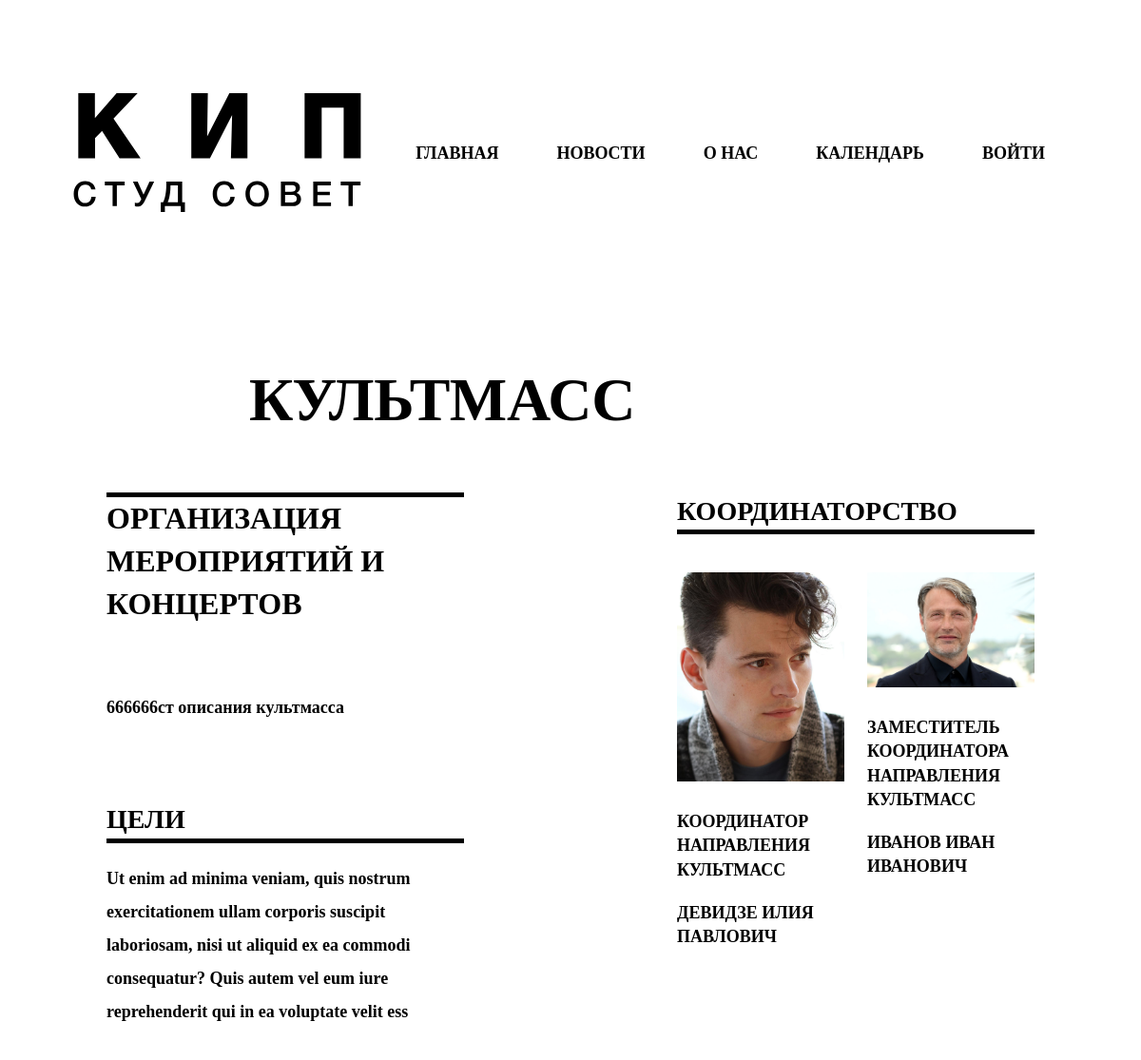
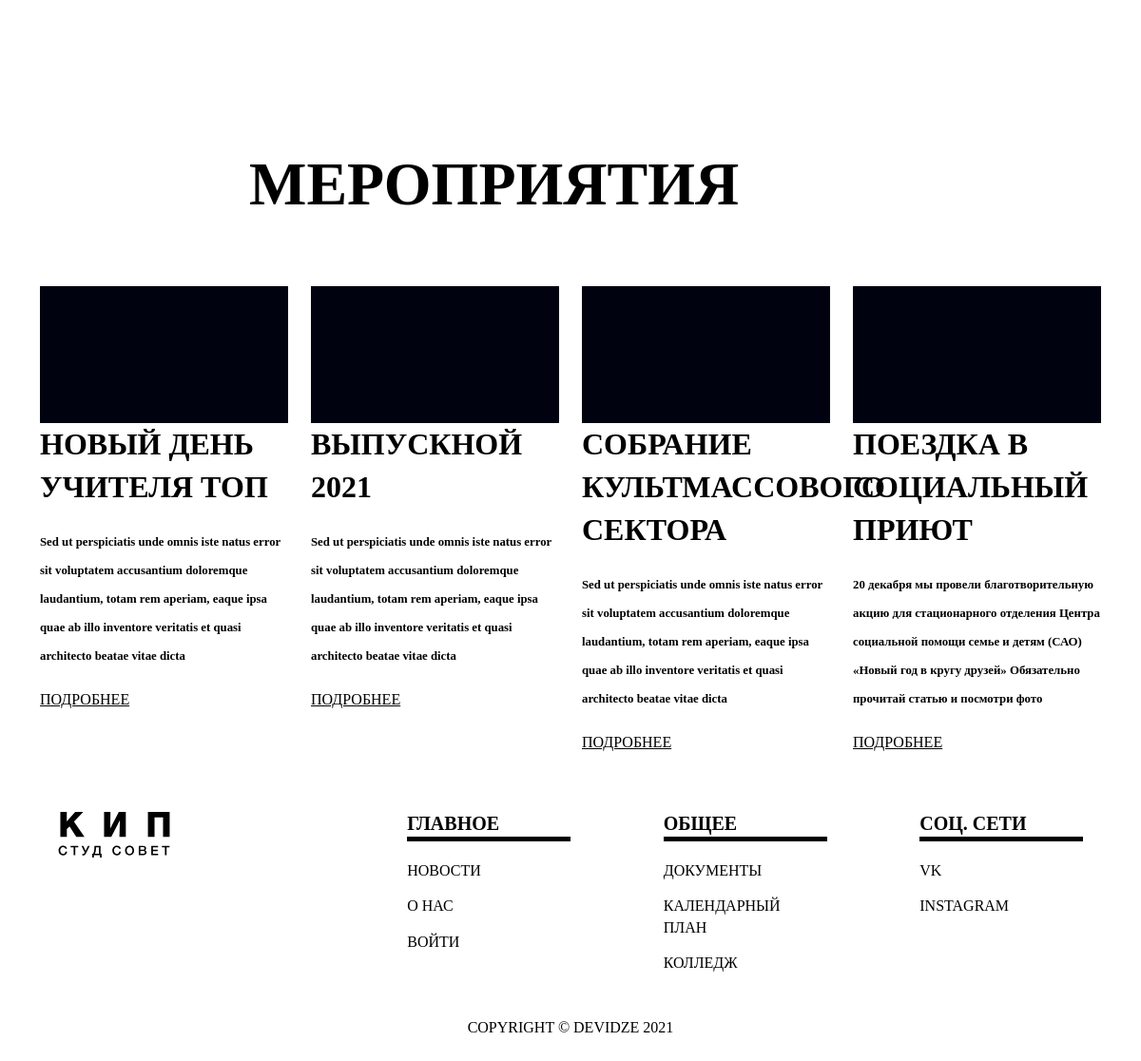
/direction/8/, run on the app's committed database (2 pictures, top to bottom).
### accounts/models.py (models this page shows, shortened)
class About(models.Model):
    tags        = models.ForeignKey(Tag, null = True, blank = True, on_delete = models.SET_NULL)
    goals       = models.CharField(max_length=200, blank=True, null=True)
    main_text   = models.CharField(max_length=200, blank=True, null=True)
    common_text = models.CharField(max_length=200, blank=True, null=True)
    result      = models.CharField(max_length=200, blank=True, null=True)

class Tag(models.Model):
    name        = models.CharField(max_length=200, null=True)
    def __str__(self):
        return self.name

class ListDirection(models.Model):
    STATUS = (
            ('Участник', 'Участник'),
            ('Правление', 'Правление')
    )
    tags        = models.ForeignKey(Tag, null=True, on_delete=models.SET_NULL)
    user        = models.ForeignKey(Student, null=True, on_delete=models.SET_NULL)
    status      = models.CharField(max_length=200, blank=True, null=True, choices=STATUS)
    role        = models.CharField(max_length=200, blank=True, null=True)
    date_created= models.DateTimeField(auto_now_add=True, null=True)

class Student(models.Model):
    user        = models.OneToOneField(User, null=True, on_delete=models.CASCADE)
    group       = models.ForeignKey(Company, null=True, on_delete=models.SET_NULL)
    fio         = models.CharField(max_length=200, null=True)
    email       = models.CharField(max_length=200, null=True)
    phone       = models.CharField(max_length=200, null=True)
    birthday    = models.DateField(null=True)
    profile_pic = models.ImageField(default='avatar.png', null=True, blank=True)
    vk_url      = models.CharField(max_length=200, blank=True, null=True)
    instagram_url   = models.CharField(max_length=200, blank=True, null=True)
    date_created= models.DateTimeField(auto_now_add=True, null=True)
    def __str__(self):
        return self.fio

class New(models.Model):
    tags        = models.ForeignKey(Tag, null = True, blank = True, on_delete = models.SET_NULL)
    event       = models.ForeignKey(Event, blank=True, null=True, on_delete=models.SET_NULL)
    name        = models.CharField(max_length=200,  blank=True, null=True)
    main_text   = models.CharField(max_length=300, blank=True, null=True)
    text        = RichTextField(max_length=1000, blank=True, null=True)
    link        = models.CharField(max_length=200, blank=True, null=True)
    photo       = models.ImageField(default='rec.png', null=True, blank=True)
    date_created     = models.DateTimeField(auto_now_add=True, null=True)

### accounts/views.py (the view)
# urls.py: path('direction/<str:tags>/', views.direction, name="direction"),
def direction(request, tags):
    news = New.objects.filter(tags=tags)
    users = ListDirection.objects.filter(tags=tags)
    text_about = About.objects.filter(tags=tags).last()
    context = {
    'news':news, 'users':users, 'text_about':text_about
    }
    return render(request, 'accounts/pages/direction.html', context)

### accounts/templates/accounts/pages/direction.html (shortened to what this page needs)
{% extends 'accounts/main.html' %}
{% load static %}
{% block content %}
<section class="promo row" id="id_info">
    <div class="col-12 col-sm-7 promo-header">
        {{text_about.tags}}
    </div>
</section>
<section class="info row">
    <div class="col-1 col-xs-0 col-sm-1"></div>
    <div class="col-xs-6 col-sm-10 col-md-5 col-lg-4 info-boxes">
        <div class="row">
            <div class="info-box">
                <div class="info-author-header">{{text_about.goals}}</div>
                <div class="info-text">{{text_about.main_text}}</div>
            </div>
            <div class="info-box">
                <div class="box-header">Цели </div>
                <div class="info-text">{{text_about.common_text}}</div>
            </div>
        </div>
    </div>
    <div class="col-xs-0 col-sm-2 col-md-1 col-lg-2"></div>
    <div class="col-xs-12 col-sm-8 col-md-4 col-lg-4 info-users">
        <div class="box-header">Координаторство</div>
        <div class="row">
            {% for user in users %}
            {% if user.status == "Правление" %}
            <div class="col-xs-12 col-sm-12 col-md-12 col-lg-6 info-user">
                <img class="img-fluid" src="{{user.user.profile_pic.url}}" alt="">
                <div class="info-role">{{user.role}}</div>
                <div class="info-fio">{{user.user}}</div>
            </div>
            {% endif %}
            {% endfor %}
        </div>
    </div>
    <div class="col-xs-1 col-sm-1 col-md-1"></div>
</section>
<section class="promo row" id="id_events">
    <div class="col-12 col-sm-7 promo-header">
        Мероприятия
    </div>
</section>
<div class="container">
    <section class="direction row">
        {% for post in news %}
        <div class="col-12 col-sm-12 col-md-6 col-lg-3 event">
            <img class="img-fluid" src="{% static 'images/rec.png' %}" alt="">
            <div class="event-header">{{post.name}}</div>
            <div class="event-text">{{post.main_text}}</div>
            <div class="event-more"><a class="nav-item-link" href="{% url 'news_about' post.id %}">Подробнее</a></div>
        </div>
        {% endfor %}
    </section>
</div>
{% endblock %}

### static/css/styles.css (style rules this page uses)
body { min-width: 400px; }
@media all { .box-header { margin-bottom: 40px; } }
@media all { .promo { margin-bottom: 50px; display: flex; justify-content: center; } }
@media all { .event-text { margin-top: 20px; } }
@media all { .event-more { margin-top: 20px; margin-bottom: 60px; } }
@media all { .info { margin-bottom: 100px; } }
@media all { .info-author-header { margin-bottom: 90px; } }
@media all { .info-box { margin-bottom: 50px; } }
@media all { .info-user { margin-bottom: 60px; } }
@media all { .info-role { margin-top: 30px; } }
@media all { .info-fio { margin-top: 20px; } }
@media (max-width: 3840px) { .info { margin-bottom: 100px; } }
@media (max-width: 3840px) { .info-box { margin-bottom: 100px; } }
@media (max-width: 1440px) { .info { margin-bottom: 100px; } }
@media (max-width: 1440px) { .info-box { margin-bottom: 50px; } }
@media (max-width: 1440px) { .info-text { margin-top: -20px; margin-bottom: 30px; } }

### data on the page
About: tags "КУЛЬТМАСС", goals "ОРГАНИЗАЦИЯ МЕРОПРИЯТИЙ И КОНЦЕРТОВ", main_text "666666ст описания культмасса", common_text "Ut enim ad minima veniam, quis nostrum exercitationem ullam corporis suscipit laboriosam, nisi ut aliquid ex ea commodi consequatur? Quis autem vel eum iure reprehenderit qui in ea voluptate velit ess"
ListDirection: user.profile_pic (picture), role "КООРДИНАТОР НАПРАВЛЕНИЯ КУЛЬТМАСС", user "ДЕВИДЗЕ ИЛИЯ ПАВЛОВИЧ"
ListDirection: user.profile_pic (picture), role "ЗАМЕСТИТЕЛЬ КООРДИНАТОРА НАПРАВЛЕНИЯ КУЛЬТМАСС", user "ИВАНОВ ИВАН ИВАНОВИЧ"
New: name "НОВЫЙ ДЕНЬ УЧИТЕЛЯ ТОП", main_text "Sed ut perspiciatis unde omnis iste natus error sit voluptatem accusantium doloremque laudantium, totam rem aperiam, eaque ipsa quae ab illo inventore veritatis et quasi architecto beatae vitae dicta"
New: name "ВЫПУСКНОЙ 2021", main_text "Sed ut perspiciatis unde omnis iste natus error sit voluptatem accusantium doloremque laudantium, totam rem aperiam, eaque ipsa quae ab illo inventore veritatis et quasi architecto beatae vitae dicta"
New: name "СОБРАНИЕ КУЛЬТМАССОВОГО СЕКТОРА", main_text "Sed ut perspiciatis unde omnis iste natus error sit voluptatem accusantium doloremque laudantium, totam rem aperiam, eaque ipsa quae ab illo inventore veritatis et quasi architecto beatae vitae dicta"
New: name "ПОЕЗДКА В СОЦИАЛЬНЫЙ ПРИЮТ", main_text "20 декабря мы провели благотворительную акцию для стационарного отделения Центра социальной помощи семье и детям (САО) «Новый год в кругу друзей» Обязательно прочитай статью и посмотри фото"
